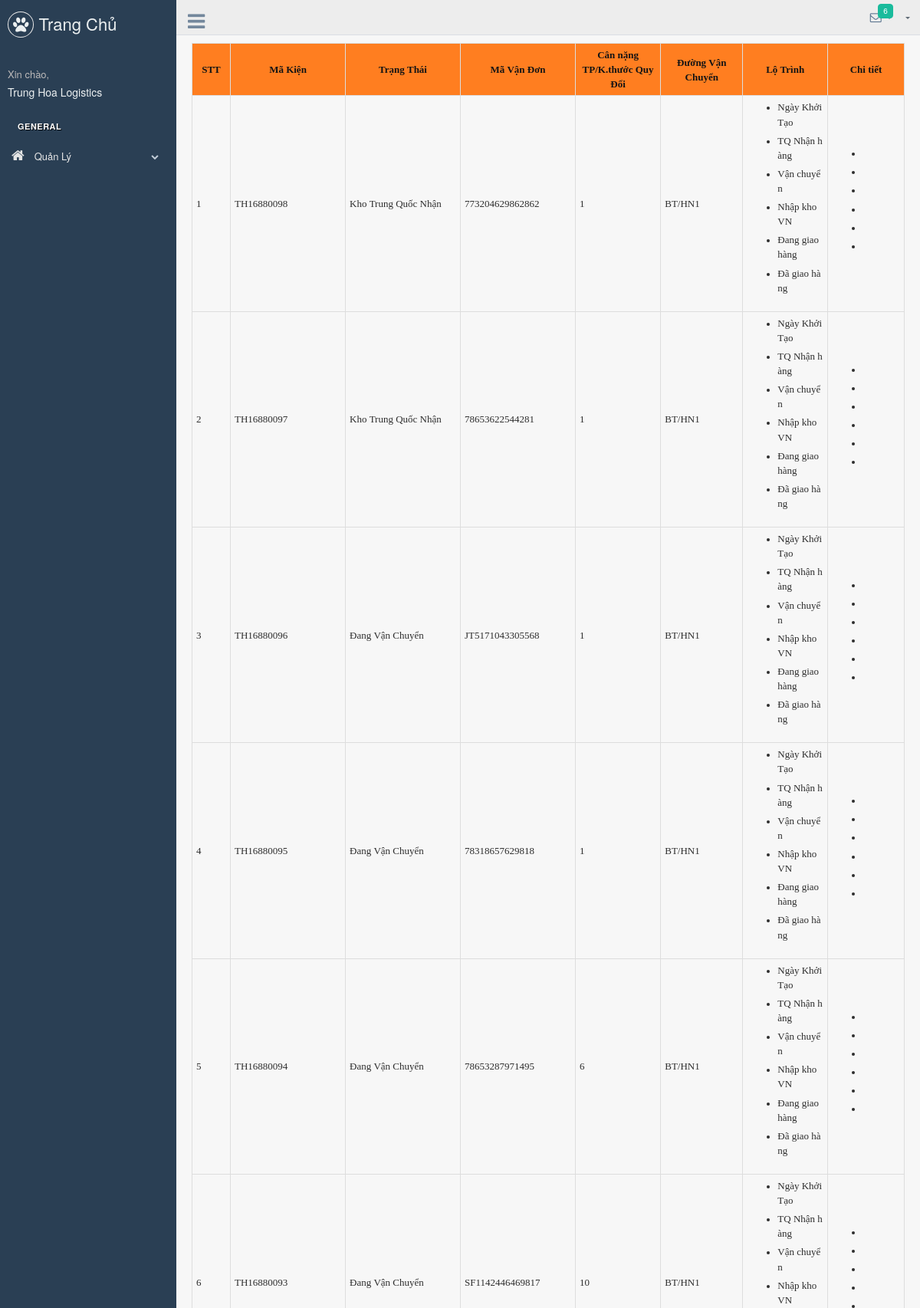
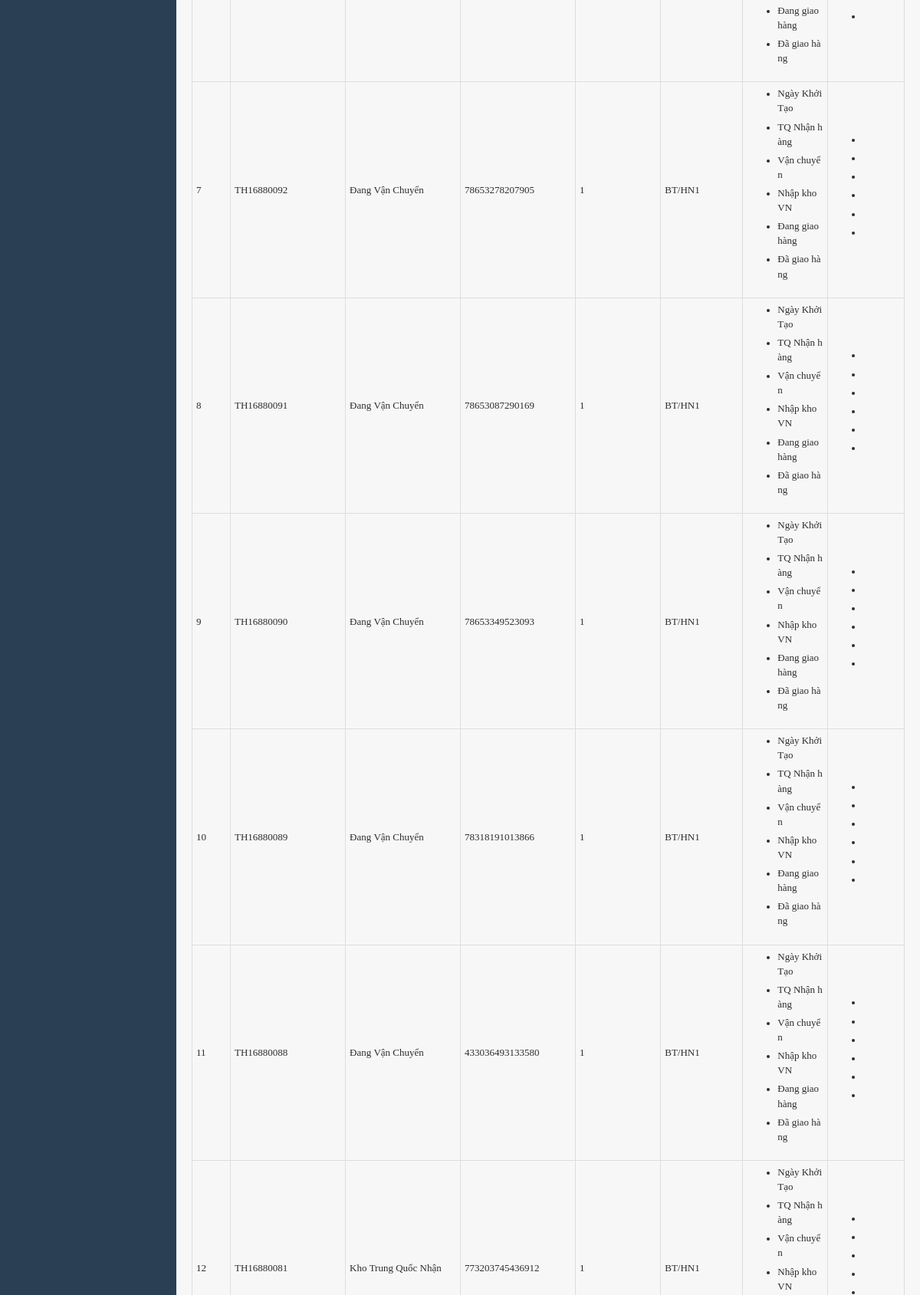
/admin/production/customer.php (signed in, upper part), run on the app's committed database (2 pictures, top to bottom).
### tables this page shows
CREATE TABLE `user` (
  `id` int NOT NULL AUTO_INCREMENT,
  `username` varchar(255) NOT NULL,
  `code` varchar(16) DEFAULT NULL,
  `password` varchar(255) NOT NULL,
  `fullname` varchar(255) NOT NULL,
  `dob` date NOT NULL,
  `address` varchar(255) NOT NULL,
  `role` tinyint(1) NOT NULL DEFAULT '0',
  `gender` tinyint(1) NOT NULL DEFAULT '0',
  `email` varchar(255) NOT NULL,
  `phone` varchar(10) NOT NULL,
  PRIMARY KEY (`id`)
);

CREATE TABLE `kienhang` (
  `id` int NOT NULL AUTO_INCREMENT,
  `order_id` int DEFAULT NULL,
  `orderCode` varchar(20) DEFAULT NULL,
  `ladingCode` varchar(100) DEFAULT NULL,
  `amount` float DEFAULT '0',
  `shippingWay` varchar(20) DEFAULT NULL,
  `size` float DEFAULT NULL,
  `feetransport` float DEFAULT NULL,
  `totalfeetransport` float DEFAULT NULL,
  `status` int NOT NULL DEFAULT '0',
  `price` float DEFAULT NULL,
  `currency` float DEFAULT NULL,
  `totalmoney` float DEFAULT NULL,
  `totalyen` float DEFAULT NULL,
  `servicefee` float DEFAULT NULL,
  `totalservicefee` float DEFAULT NULL,
  `listTimeStatus` longtext,
  `user_id` int NOT NULL,
  `name` varchar(200) DEFAULT NULL,
  `nametq` varchar(255) DEFAULT NULL,
  `bh` int NOT NULL DEFAULT '0',
  `tienbh` float NOT NULL DEFAULT '0',
  `dateCreated` datetime DEFAULT CURRENT_TIMESTAMP,
  `note` text,
  `total` float DEFAULT NULL,
  `linksp` text,
  `shiptq` float DEFAULT NULL,
  `magiamgia` float DEFAULT NULL,
  `color` varchar(10) DEFAULT NULL,
  `kichthuoc` varchar(5) DEFAULT NULL,
  PRIMARY KEY (`id`),
  CONSTRAINT `kienhang_chk_1` CHECK (json_valid(`listTimeStatus`))
);

### backend/auth.php (called while the page is built, shortened)
<?php
require_once(__DIR__ . "../../connect.php");
class Auth
{
    public static function findOneByUsernameAndPassword($username, $password)
    {
        global $conn;
        $sql = "select * from user where username = '$username' and password = '$password'";
        $run = mysqli_query($conn, $sql)->fetch_assoc();
        return $run;
    }
    public static function loginWithCookie()
    {
        if (isset($_COOKIE['username']) && isset($_COOKIE['password'])) {
            $username = $_COOKIE['username'];
            $password = $_COOKIE['password'];
            $run = Auth::findOneByUsernameAndPassword($username, $password);
            return $run ? $run : null;
        }
        return null;
    }
}

### repository/kienhangRepository.php (called while the page is built, shortened)
<?php
require_once(__DIR__ . "../../connect.php");
class KienHangRepository
{
    public function getAll()
    {
        global $conn;
        $sql = "select * from kienhang  ORDER BY id DESC";
        return mysqli_query($conn, $sql);
    }
}
?>

### admin/production/customer.php (the view, shortened to what this page needs)
<?php
require_once("../../backend/filterAdmin.php");
require_once("../../repository/kienhangRepository.php");
$kienhangRepository = new KienHangRepository();
$kienHangList = $kienhangRepository->getAll();
?>
<!DOCTYPE html>
<html lang="en">
<head>
    <link href="../vendors/bootstrap/dist/css/bootstrap.min.css" rel="stylesheet">
    <link href="../vendors/font-awesome/css/font-awesome.min.css" rel="stylesheet">
    <link href="../vendors/nprogress/nprogress.css" rel="stylesheet">
    <link href="../vendors/iCheck/skins/flat/green.css" rel="stylesheet">
    <link href="../vendors/bootstrap-progressbar/css/bootstrap-progressbar-3.3.4.min.css" rel="stylesheet">
    <link href="../vendors/jqvmap/dist/jqvmap.min.css" rel="stylesheet"/>
    <link href="../vendors/bootstrap-daterangepicker/daterangepicker.css" rel="stylesheet">
    <link href="../build/css/custom.min.css" rel="stylesheet">
    <link href="css/shoe.css" rel="stylesheet">
</head>
<body class="nav-md">
<div class="container body">
    <div class="main_container">
        <div class="col-md-3 left_col">
            <div class="left_col scroll-view">
                <div class="navbar nav_title" style="border: 0;">
                    <a href="../../index.php" class="site_title"><i class="fa fa-paw"></i> <span>Trang Chủ</span></a>
                </div>
                <div class="profile clearfix">
                    <div class="profile_info">
                        <span>Xin chào,</span>
                        <h2><?php require_once("../../backend/filterWithCookieAdmin.php") ?></h2>
                    </div>
                </div>
                <br/>
                <div id="sidebar-menu" class="main_menu_side hidden-print main_menu">
                    <div class="menu_section">
                        <h3>General</h3>
                        <ul class="nav side-menu">
                            <li><a><i class="fa fa-home"></i> Quản Lý <span class="fa fa-chevron-down"></span></a>
                            </li>
                        </ul>
                    </div>
                </div>
            </div>
        </div>
        <div class="top_nav">
            <div class="nav_menu">
                <div class="nav toggle">
                    <a id="menu_toggle"><i class="fa fa-bars"></i></a>
                </div>
                <nav class="nav navbar-nav">
                    <ul class=" navbar-right">
                        <li class="nav-item dropdown open" style="padding-left: 15px;">
                            <a href="javascript:;" class="user-profile dropdown-toggle" aria-haspopup="true"
                               id="navbarDropdown" data-toggle="dropdown" aria-expanded="false">
                                <?php require_once("../../backend/filterWithCookieAdmin.php") ?>
                            </a>
                        </li>
                        <li role="presentation" class="nav-item dropdown open">
                            <a href="javascript:;" class="dropdown-toggle info-number" id="navbarDropdown1"
                               data-toggle="dropdown" aria-expanded="false">
                                <i class="fa fa-envelope-o"></i>
                                <span class="badge bg-green">6</span>
                            </a>
                        </li>
                    </ul>
                </nav>
            </div>
        </div>
        <div class="right_col" role="main">
            <table id="tableShoe">
                <tr>
                    <th class="text-center" style="min-width:50px">STT</th>
                    <th class="text-center" style="min-width:150px">Mã Kiện</th>
                    <th class="text-center" style="min-width:150px">Trạng Thái</th>
                    <th class="text-center" style="min-width:150px">Mã Vận Đơn</th>
                    <th class="text-center" style="min-width:50px">Cân nặng TP/K.thước Quy Đổi</th>
                    <th class="text-center" style="min-width:100px">Đường Vận Chuyển</th>
                    <th class="text-center" style="min-width:100px">Lộ Trình</th>
                    <th class="text-center" style="min-width:100px">Chi tiết</th>
                </tr>
                <?php
                $i = 1;
                foreach ($kienHangList as $kienHang) {
                    ?>
                    <tr>
                        <td><?php echo $i++; ?></td>
                        <td><?php echo $kienHang['orderCode'] ?></td>
                        <td><?php
                            switch ($kienHang['status']) {
                                case "1":
                                    echo "Kho Trung Quốc Nhận";
                                    break;
                                case "2":
                                    echo "Đang Vận Chuyển";
                                    break;
                                case "4":
                                    echo "Đang Giao";
                                    break;
                                case "5":
                                    echo "Đã Giao";
                                    break;
                            }
                            ?>
                        </td>
                        <td><?php echo $kienHang['ladingCode'] ?></td>
                        <td><?php echo $kienHang['size'] ?></td>
                        <td><?php echo $kienHang['shippingWay'] ?></td>
                        <td>
                            <ul style="text-align: left ;">
                                <li><p class="fix-status">Ngày Khởi Tạo</p></li>
                                <li><p class="fix-status">TQ Nhận hàng</p></li>
                                <li><p class="fix-status">Vận chuyển</p></li>
                                <li><p class="fix-status">Nhập kho VN</p></li>
                                <li><p class="fix-status">Đang giao hàng</p></li>
                                <li><p class="fix-status">Đã giao hàng</p></li>
                            </ul>
                        </td>
                        <td><?php $obj = json_decode($kienHang['listTimeStatus']); ?>
                            <ul style="text-align: left;">
                                <li><p class="fix-status"><?php echo $obj->khoitao; ?></p></li>
                                <li><p class="fix-status"><?php echo $obj->khotrungquocnhan; ?></p></li>
                                <li><p class="fix-status"><?php echo $obj->vanchuyen; ?></p></li>
                                <li><p class="fix-status"><?php echo $obj->nhapkhovietnam; ?></p></li>
                                <li><p class="fix-status"><?php echo $obj->danggiao; ?></p></li>
                                <li><p class="fix-status"><?php echo $obj->dagiaohang; ?></p></li>
                            </ul>
                        </td>
                    </tr>
                    <?php
                }
                ?>
            </table>
        </div>
    </div>
</div>
</body>
</html>

### backend/filterWithCookieAdmin.php
<?php
    require_once("auth.php");
    $checkCookie = Auth::loginWithCookie();
    if($checkCookie != null){
        echo $checkCookie['fullname'];
    }
?>

### admin/production/css/shoe.css (style rules this page uses)
table, th, td { border:1px solid black; text-align: left; }
td { word-break: break-all; }
.fix-status { margin-bottom: 5px; }
#tableShoe { border-collapse: collapse; width: 100%; margin: 0 auto; padding-bottom: 33px; }
#tableShoe td, #tableShoe th { border: 1px solid #ddd; padding: 5px; font-family: 'FontAwesome'; font-weight: 500; color: #000000d1; }
#tableShoe th { font-family: 'FontAwesome'; font-weight: 700; text-align: center; background-color: #ff7e20; color: #141414; }

### data on the page
user: fullname "Trung Hoa Logistics"
kienhang: orderCode "TH16880098", status "Kho Trung Quốc Nhận", ladingCode "773204629862862", size "1", shippingWay "BT/HN1"
kienhang: orderCode "TH16880097", status "Kho Trung Quốc Nhận", ladingCode "78653622544281", size "1", shippingWay "BT/HN1"
kienhang: orderCode "TH16880096", status "Đang Vận Chuyển", ladingCode "JT5171043305568", size "1", shippingWay "BT/HN1"
kienhang: orderCode "TH16880095", status "Đang Vận Chuyển", ladingCode "78318657629818", size "1", shippingWay "BT/HN1"
kienhang: orderCode "TH16880094", status "Đang Vận Chuyển", ladingCode "78653287971495", size "6", shippingWay "BT/HN1"
kienhang: orderCode "TH16880093", status "Đang Vận Chuyển", ladingCode "SF1142446469817", size "10", shippingWay "BT/HN1"
kienhang: orderCode "TH16880092", status "Đang Vận Chuyển", ladingCode "78653278207905", size "1", shippingWay "BT/HN1"
kienhang: orderCode "TH16880091", status "Đang Vận Chuyển", ladingCode "78653087290169", size "1", shippingWay "BT/HN1"
kienhang: orderCode "TH16880090", status "Đang Vận Chuyển", ladingCode "78653349523093", size "1", shippingWay "BT/HN1"
kienhang: orderCode "TH16880089", status "Đang Vận Chuyển", ladingCode "78318191013866", size "1", shippingWay "BT/HN1"
kienhang: orderCode "TH16880088", status "Đang Vận Chuyển", ladingCode "433036493133580", size "1", shippingWay "BT/HN1"
kienhang: orderCode "TH16880081", status "Kho Trung Quốc Nhận", ladingCode "773203745436912", size "1", shippingWay "BT/HN1"
